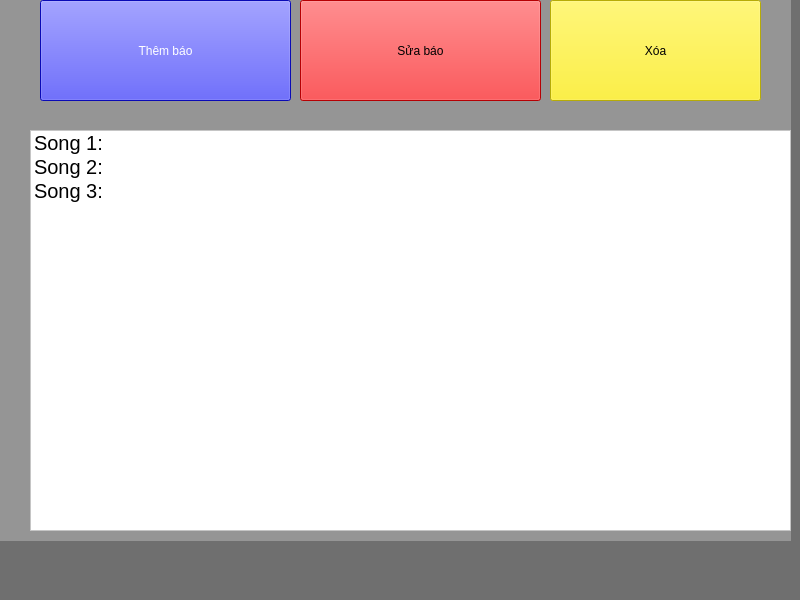
<?xml version="1.0" encoding="UTF-8"?>
<ui version="4.0">
 <class>MainWindow</class>
 <widget class="QMainWindow" name="MainWindow">
  <property name="geometry">
   <rect>
    <x>0</x>
    <y>0</y>
    <width>800</width>
    <height>600</height>
   </rect>
  </property>
  <property name="windowTitle">
   <string>MainWindow</string>
  </property>
  <property name="styleSheet">
   <string notr="true">background-color: rgb(130, 130, 130);
background-color: rgb(111, 111, 111);</string>
  </property>
  <widget class="QWidget" name="centralwidget">
   <widget class="QStackedWidget" name="stackedWidget">
    <property name="geometry">
     <rect>
      <x>0</x>
      <y>-10</y>
      <width>801</width>
      <height>571</height>
     </rect>
    </property>
    <property name="currentIndex">
     <number>1</number>
    </property>
    <widget class="QWidget" name="page">
     <widget class="QPushButton" name="btnDeleteAccount">
      <property name="geometry">
       <rect>
        <x>530</x>
        <y>20</y>
        <width>211</width>
        <height>101</height>
       </rect>
      </property>
      <property name="styleSheet">
       <string notr="true">background-color: rgb(255, 239, 10);
font: 20pt &quot;MS Shell Dlg 2&quot;;</string>
      </property>
      <property name="text">
       <string>Delete Account</string>
      </property>
     </widget>
     <widget class="QPushButton" name="btnEditAccount">
      <property name="geometry">
       <rect>
        <x>270</x>
        <y>20</y>
        <width>241</width>
        <height>101</height>
       </rect>
      </property>
      <property name="styleSheet">
       <string notr="true">background-color: rgb(255, 0, 4);
font: 22pt &quot;MS Shell Dlg 2&quot;;
font: 26pt &quot;MS Shell Dlg 2&quot;;</string>
      </property>
      <property name="text">
       <string>Edit Account</string>
      </property>
     </widget>
     <widget class="QPushButton" name="btnAddAccount">
      <property name="geometry">
       <rect>
        <x>10</x>
        <y>20</y>
        <width>251</width>
        <height>101</height>
       </rect>
      </property>
      <property name="styleSheet">
       <string notr="true">color: rgb(15, 107, 255);
font: 75 8pt &quot;MS Shell Dlg 2&quot;;
font: 75 16pt &quot;MS Shell Dlg 2&quot;;
background-color: rgb(14, 14, 255);
font: 20pt &quot;MS Shell Dlg 2&quot;;
color: rgb(255, 255, 255);</string>
      </property>
      <property name="text">
       <string>Add Account</string>
      </property>
     </widget>
     <widget class="QListWidget" name="listAccount">
      <property name="geometry">
       <rect>
        <x>10</x>
        <y>130</y>
        <width>761</width>
        <height>401</height>
       </rect>
      </property>
      <property name="font">
       <font>
        <pointsize>15</pointsize>
       </font>
      </property>
      <property name="styleSheet">
       <string notr="true">background-color: rgb(255, 255, 255);
color: rgb(0, 0, 0);</string>
      </property>
      <item>
       <property name="text">
        <string>Account 1:</string>
       </property>
      </item>
      <item>
       <property name="text">
        <string>Account 2:</string>
       </property>
      </item>
      <item>
       <property name="text">
        <string>Account 3:</string>
       </property>
      </item>
     </widget>
    </widget>
    <widget class="QWidget" name="page_2">
     <widget class="QPushButton" name="btnAddSong">
      <property name="geometry">
       <rect>
        <x>40</x>
        <y>10</y>
        <width>251</width>
        <height>101</height>
       </rect>
      </property>
      <property name="styleSheet">
       <string notr="true">color: rgb(15, 107, 255);
font: 75 8pt &quot;MS Shell Dlg 2&quot;;
font: 75 16pt &quot;MS Shell Dlg 2&quot;;
background-color: rgb(14, 14, 255);
font: 20pt &quot;MS Shell Dlg 2&quot;;
color: rgb(255, 255, 255);</string>
      </property>
      <property name="text">
       <string>Thêm báo</string>
      </property>
     </widget>
     <widget class="QPushButton" name="btnEditSong">
      <property name="geometry">
       <rect>
        <x>300</x>
        <y>10</y>
        <width>241</width>
        <height>101</height>
       </rect>
      </property>
      <property name="styleSheet">
       <string notr="true">background-color: rgb(255, 0, 4);
font: 22pt &quot;MS Shell Dlg 2&quot;;
font: 26pt &quot;MS Shell Dlg 2&quot;;</string>
      </property>
      <property name="text">
       <string>Sửa báo</string>
      </property>
     </widget>
     <widget class="QPushButton" name="btnDeleteSong">
      <property name="geometry">
       <rect>
        <x>550</x>
        <y>10</y>
        <width>211</width>
        <height>101</height>
       </rect>
      </property>
      <property name="styleSheet">
       <string notr="true">background-color: rgb(255, 239, 10);
font: 20pt &quot;MS Shell Dlg 2&quot;;</string>
      </property>
      <property name="text">
       <string>Xóa</string>
      </property>
     </widget>
     <widget class="QListWidget" name="listSong">
      <property name="geometry">
       <rect>
        <x>30</x>
        <y>140</y>
        <width>761</width>
        <height>401</height>
       </rect>
      </property>
      <property name="font">
       <font>
        <pointsize>15</pointsize>
       </font>
      </property>
      <property name="styleSheet">
       <string notr="true">
background-color: rgb(255, 255, 255);
color: rgb(0, 0, 0);</string>
      </property>
      <item>
       <property name="text">
        <string>Song 1:</string>
       </property>
      </item>
      <item>
       <property name="text">
        <string>Song 2:</string>
       </property>
      </item>
      <item>
       <property name="text">
        <string>Song 3:</string>
       </property>
      </item>
     </widget>
     <widget class="QLabel" name="label">
      <property name="geometry">
       <rect>
        <x>0</x>
        <y>10</y>
        <width>791</width>
        <height>541</height>
       </rect>
      </property>
      <property name="styleSheet">
       <string notr="true">background-color: rgb(149, 149, 149);</string>
      </property>
      <property name="text">
       <string/>
      </property>
     </widget>
     <zorder>label</zorder>
     <zorder>btnAddSong</zorder>
     <zorder>btnEditSong</zorder>
     <zorder>btnDeleteSong</zorder>
     <zorder>listSong</zorder>
    </widget>
   </widget>
  </widget>
  <widget class="QMenuBar" name="menubar">
   <property name="geometry">
    <rect>
     <x>0</x>
     <y>0</y>
     <width>800</width>
     <height>26</height>
    </rect>
   </property>
  </widget>
  <widget class="QStatusBar" name="statusbar"/>
 </widget>
 <resources/>
 <connections/>
</ui>
